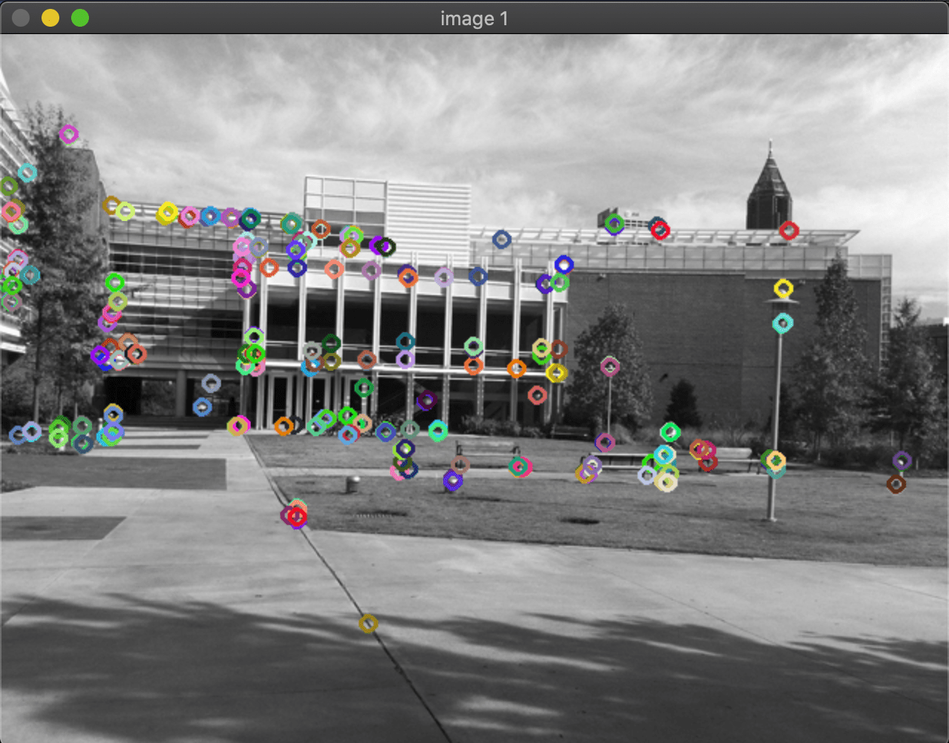
#> input picture PS4/image_gradient_and_Harris_corners/corner_simA-min.png, 949 x 743 px, shrunk from 1280 x 1002 before the run
$ python nms.py corner_simA-min.png
#> lines starting #> are read from the running program, lines starting #| are printed output that depends on the picture; after the words box and inside, x2 and y2 are one past the last pixel; in counts of white or black regions, pixels touching at a corner belong together
#> in main, img is the input picture: shape (743, 949, 3); mean B, G, R 127.9, 128.3, 128.4
### PS4/image_gradient_and_Harris_corners/ps12.py
import numpy as np
import cv2 as cv
import sys
from matplotlib import pyplot as plt
from mpl_toolkits.mplot3d import Axes3D
from matplotlib import cm
from matplotlib.ticker import LinearLocator, FormatStrFormatter

min_d = sys.maxsize
max_d  = -sys.maxsize -1


#function thresholds the image to values between 0 and 255
#input  :     image , maximum value in the image
#output :     thresholded image


# [5 lines left out: function threshold_image, not called in this run]


def wait():
    cv.waitKey(0)

#function to display the image
#input  :     string for the window , image to display
#output :     none

def display_image( description, img):
    cv.imshow(description, img)
    cv.waitKey(0)

def save_image(description,img):
    file_name =description + ".png"
    cv.imwrite(file_name, img)


#function to display 3d plot of the hough transform
#input  :     hough accumulator array
#output :     none


# [119 lines left out: functions plot_3d_graphs, detect_line_in_image, hough_transform, not called in this run]


    # hough_space array contains the values of the hough transform
    #plot_graphs_3d(hough_space,min_d,max_d)

### PS4/image_gradient_and_Harris_corners/nms.py
import numpy as np
import cv2 as cv
import sys
import ps12 as ps


#function to calculate the harris corners
#input      img and the window size
#output     corners image

def harris_Corners(img, window_size):
    """ Harris corners function takes the image and builds the R corner
    response image"""
#> called with window_size = 5
    smooth = cv.GaussianBlur(img,(3,3),0)
    gray = cv.cvtColor(smooth, cv.COLOR_BGR2GRAY)
    grad_x =  cv.Sobel(gray,-1,1,0,ksize = 3)
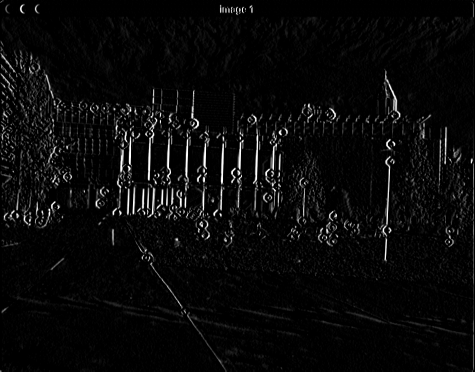
#> grad_x: shape (743, 949) (shown at 1/2 size); min 0, max 255, mean 9.8
    grad_y =  cv.Sobel(gray,-1,0,1,ksize = 3)
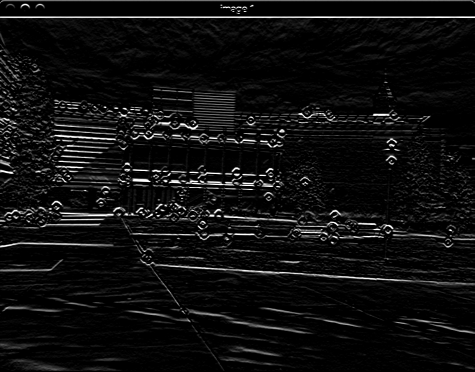
#> grad_y: shape (743, 949) (shown at 1/2 size); min 0, max 255, mean 15.3

    h,w = grad_x.shape
    corners = np.zeros((h,w), dtype = np.float64)
    grad_x = grad_x.astype(np.float64)
    grad_y = grad_y.astype(np.float64)

    grad_xx = grad_x**2
    grad_xx = cv.GaussianBlur(grad_xx,(3,3),0.5)
    grad_yy = grad_y**2
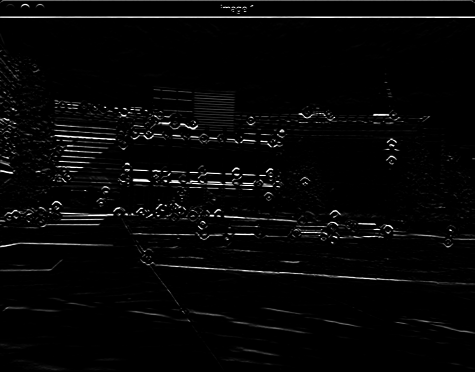
#> grad_yy: shape (743, 949) float64 (shown at 1/2 size); min 0, max 65025, mean 1757.8; drawn with min black and max white
    grad_yy = cv.GaussianBlur(grad_yy,(3,3),0.5)
    grad_xy = grad_x *grad_y
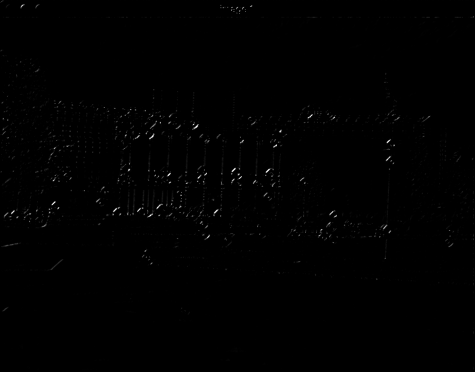
#> grad_xy: shape (743, 949) float64 (shown at 1/2 size); min 0, max 65025, mean 248.2; drawn with min black and max white
    grad_xy = cv.GaussianBlur(grad_xy, (3,3), 0.5)


    offset = int(window_size/2)
    for i in range(offset, h-offset):
        for j in range(offset, w-offset):
            temp1 = grad_xx[i-offset:i+offset+1, j-offset:j+offset+1]
            temp2 = grad_yy[i-offset:i+offset+1, j-offset:j+offset+1]
            temp3 = grad_xy[i-offset:i+offset+1, j-offset:j+offset+1]
            a = np.sum(temp1)
            b = np.sum(temp2)
            c= np.sum(temp3)
            det  = a*b - (c*c)
            trace = a+b
            R = det - 0.04*(trace**2)
            corners[i,j] = R
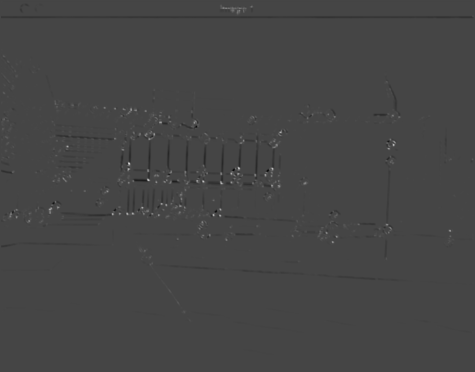
#> corners: shape (743, 949) float64 (shown at 1/2 size); min -1.38e+11, max 3.7e+11, mean -60006212.5; drawn with min black and max white

    return corners


def non_maximum_supression(corners, img):

    """ input is the harris corners image
     Non maximum suppression code to select spatially well distributed
    keypoints and here the algorithm is simple and easy to understand
    """

    harris = np.asarray(corners)
    threshold = 0.1*np.amax(corners)
#> threshold = 3.7e+10
    max_overlap =8; max_overlap**2; window = 8; offset =  window//2

    h,w = corners.shape

    corner_ptr = []
    pick = []
    for m in range(offset , h-offset, offset):
        for n in range(offset, w-offset, offset):
            #window extracted
            temp =  harris[m-offset:m+offset, n-offset:n+offset]
            a,b  = np.nonzero(temp > threshold )
            if (len(a) >0):
                temp3 = temp[a,b]
                list1 = np.ones((len(a), 3))

                supress = []
                list1[:, 0] = a; list1[:,1] = b; list1[:, 2] =temp3;

                ind = np.argsort( list1[:,2] ); list1 = list1[ind]
                list1[:,2] = list1[:,2]//list1[0,2];

                while(len(list1) > 0):
                    last = len(list1) - 1;
                    cor = np.copy(list1[last]);
                    i = list1[last]; cor[0]+=(m-offset); cor[1]+=(n-offset);
                    pick.append(cor)
                    supress= [last]
                    temp_list = np.copy(list1[0:last])
                    temp_list[:,0]-=i[0]
                    temp_list[:,0]**=2
                    temp_list[:,1]-=i[1]
                    temp_list[:,1]**=2
                    list2 = np.copy(temp_list[:,0]+ temp_list[:, 1])
                    pos = np.nonzero(list2 <= max_overlap)
                    list1 = np.delete(list1, supress, 0)

                    list1 = np.delete(list1,pos, 0);
#> after the loop, pick = 2543 items, first 6: [11, 442, 1], [11, 442, 1], [12, 442, 1], [15, 443, 1], [15, 447, 3], [15, 444, 1]

    key_points = np.ones((len(pick), 3))
#> key_points = 2543 rows, first 8: [1, 1, 1], [1, 1, 1], [1, 1, 1], [1, 1, 1], [1, 1, 1], [1, 1, 1], [1, 1, 1], [1, 1, 1]
    for i in range(len(pick)):
        key_points[i] = pick[i]
#> after the loop, key_points = 2543 rows, first 8: [11, 442, 1], [11, 442, 1], [12, 442, 1], [15, 443, 1], [15, 447, 3], [15, 444, 1], [12, 442, 1], [15, 447, 2]
    ind = np.argsort( key_points[:,2] ); key_points = key_points[ind]
#> after `ind = np.argsort(key_points[:, 2])`: ind = 2543 values, max 2542 at index 1613, min 0 at index 48, mean 1271
#> after `key_points = key_points[ind]`: key_points = 2543 rows, first 8: [16, 444, 1], [12, 442, 1], [15, 487, 1], [15, 483, 1], [15, 487, 1], [15, 490, 1], [15, 488, 1], [13, 502, 1]
    return key_points[0:500]


def main(argv):

    if(len(argv) < 1):
        print("not enough parameters\n")
        print("usage PS1-1.py <path to image>\n")
        return -1


    img = cv.imread(argv[0],cv.IMREAD_COLOR)
    if img is None:
        print("Error opening image\n")
        return -1
    corners = harris_Corners(img, 5)
    key_points = non_maximum_supression(corners, img)
#> key_points = 500 rows, first 8: [16, 444, 1], [12, 442, 1], [15, 487, 1], [15, 483, 1], [15, 487, 1], [15, 490, 1], [15, 488, 1], [13, 502, 1]
    for m in key_points:
        i = int(m[0]); j = int(m[1]);

        cv.circle(img, (j,i), 2,[0,0,255],2)
#> this loop made 500 passes
#> (m, i, j) on passes 1 to 3: ([16, 444, 1], 16, 444), ([12, 442, 1], 12, 442), ([15, 487, 1], 15, 487)
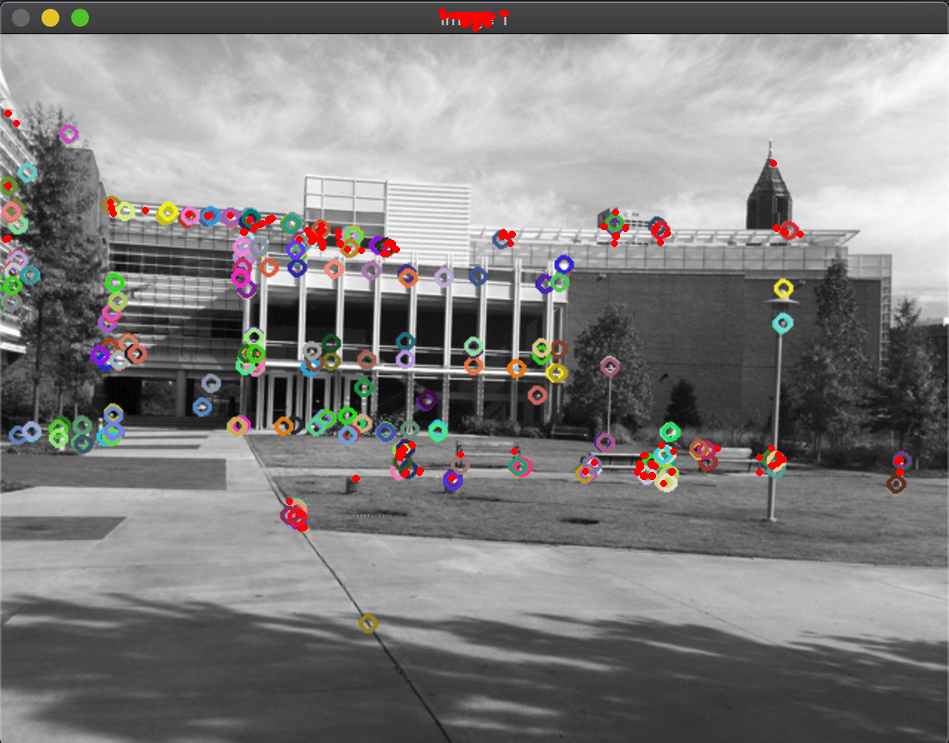
#> img: shape (743, 949, 3); 0.64% of pixels changed, all inside (x1, y1, x2, y2) = (2, 8, 904, 532)
    ps.display_image("after nms ", img)


# if someone import this module then this line makes sure that it does not Run
# on its own
if __name__ == "__main__":
    main(sys.argv[1:])

$ run again, on PS4/image_gradient_and_Harris_corners/corner_transA-min.png
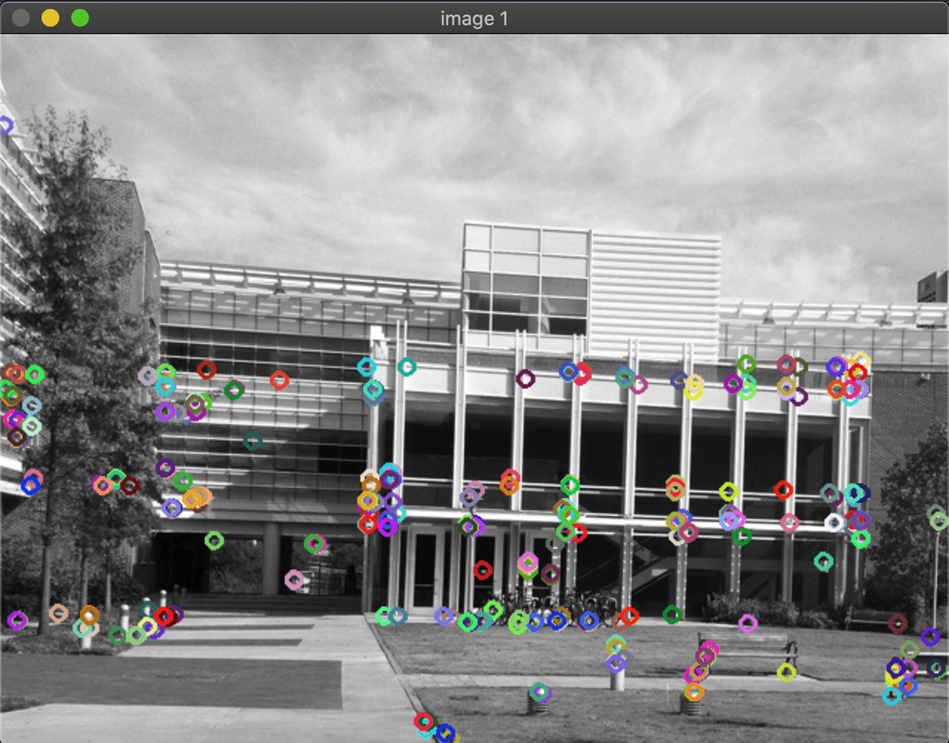
#> input picture PS4/image_gradient_and_Harris_corners/corner_transA-min.png, 949 x 743 px, shrunk from 1280 x 1002 before the run
#> in main, img is the input picture: shape (743, 949, 3); mean B, G, R 135.9, 135.9, 136.4
#> after the loop in harris_Corners, `for i in range(offset, h-offset):`:
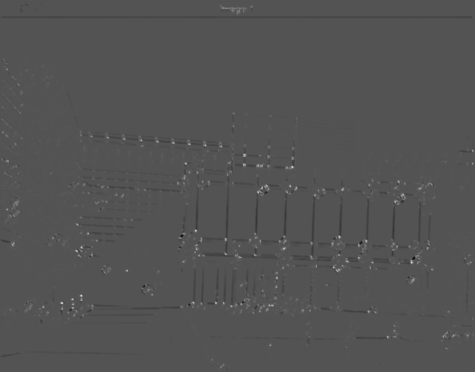
#> corners: shape (743, 949) float64 (shown at 1/2 size); min -1.87e+11, max 3.82e+11, mean -75493529.9; drawn with min black and max white
#> threshold = 3.82e+10
#> after the loop in non_maximum_supression, `for m in range(offset , h-offset, offset):`: pick = 4294 items, first 6: [11, 442, 1], [11, 442, 1], [15, 443, 1], [12, 442, 1], [15, 447, 3], [15, 444, 1]
#> ind = 4294 values, max 4293 at index 3412, min 0 at index 2529, mean 2146.5
#> key_points = 500 rows, first 8: [720, 423, 1], [719, 424, 1], [719, 424, 1], [720, 423, 1], [720, 424, 1], [720, 424, 1], [731, 443, 1], [731, 443, 1]
#> the loop in main, `for m in key_points:` made 500 passes
#> (m, i, j) on passes 1 to 3: ([720, 423, 1], 720, 423), ([719, 424, 1], 719, 424), ([719, 424, 1], 719, 424)
#> after the loop in main, `for m in key_points:`:
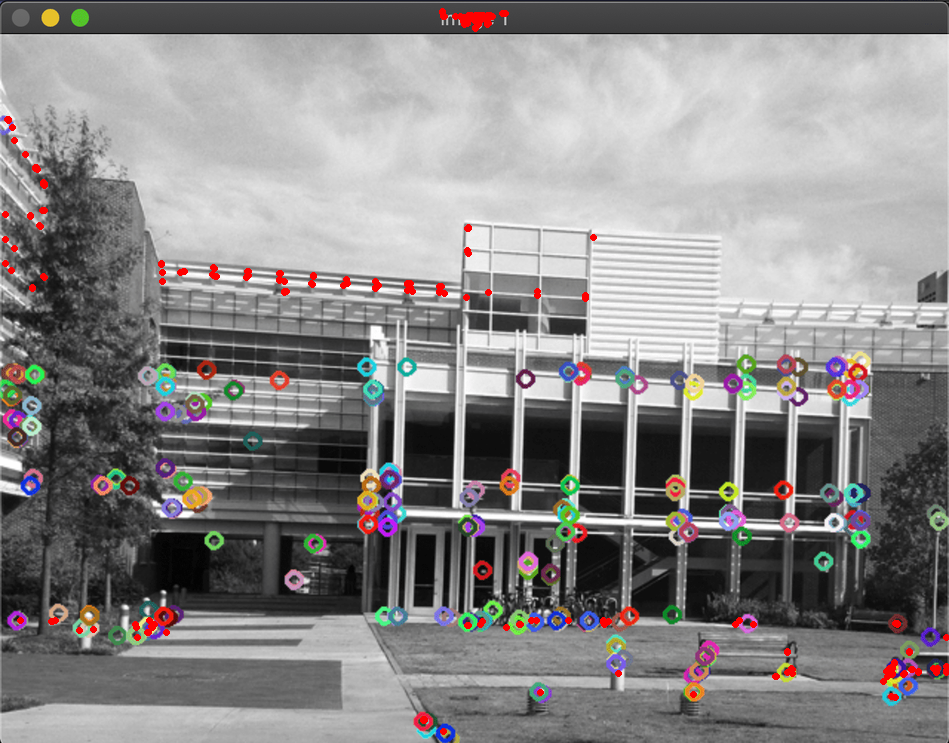
#> img: shape (743, 949, 3); 0.69% of pixels changed, all inside (x1, y1, x2, y2) = (2, 8, 949, 735)

$ run again, on PS4/image_gradient_and_Harris_corners/corner_transB-min.png
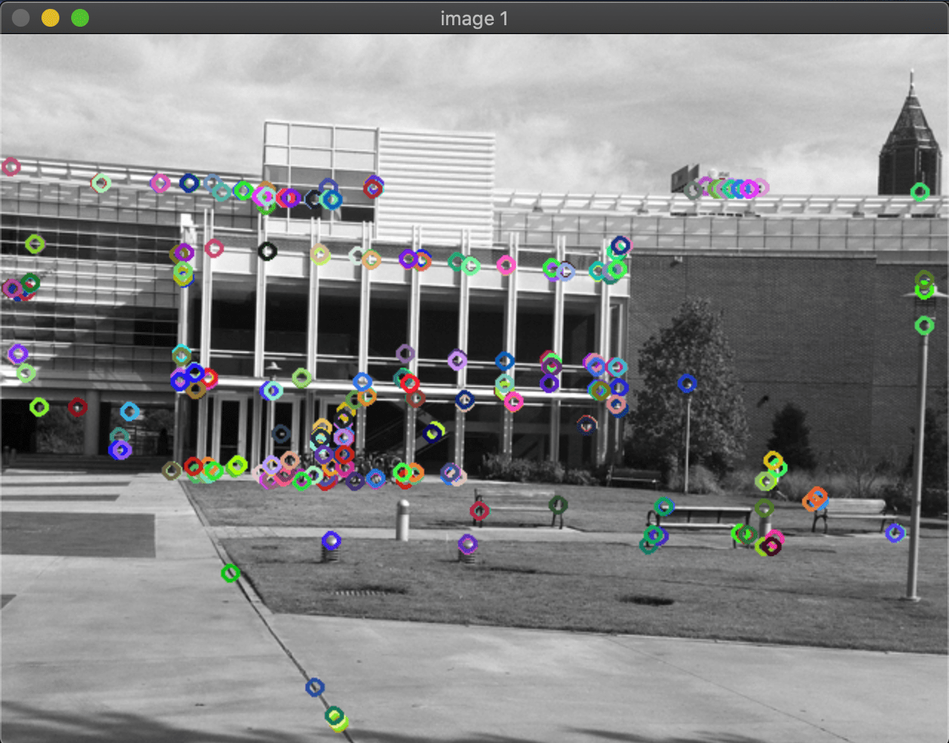
#> input picture PS4/image_gradient_and_Harris_corners/corner_transB-min.png, 949 x 743 px, shrunk from 1280 x 1002 before the run
#> in main, img is the input picture: shape (743, 949, 3); mean B, G, R 132.9, 132.6, 132.4
#> after the loop in harris_Corners, `for i in range(offset, h-offset):`:
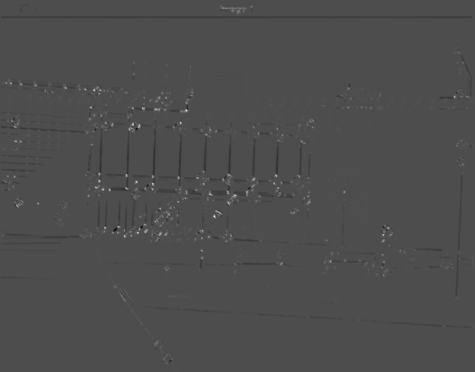
#> corners: shape (743, 949) float64 (shown at 1/2 size); min -1.65e+11, max 3.74e+11, mean -148351046.6; drawn with min black and max white
#> threshold = 3.74e+10
#> after the loop in non_maximum_supression, `for m in range(offset , h-offset, offset):`: pick = 3765 items, first 6: [11, 442, 1], [11, 442, 1], [12, 442, 1], [15, 443, 1], [15, 447, 3], [15, 444, 1]
#> ind = 3765 values, max 3764 at index 60, min 0 at index 2228, mean 1882
#> key_points = 500 rows, first 8: [16, 444, 1], [695, 319, 1], [695, 320, 1], [695, 320, 1], [695, 319, 1], [695, 320, 1], [695, 320, 1], [696, 319, 1]
#> the loop in main, `for m in key_points:` made 500 passes
#> (m, i, j) on passes 1 to 3: ([16, 444, 1], 16, 444), ([695, 319, 1], 695, 319), ([695, 320, 1], 695, 320)
#> after the loop in main, `for m in key_points:`:
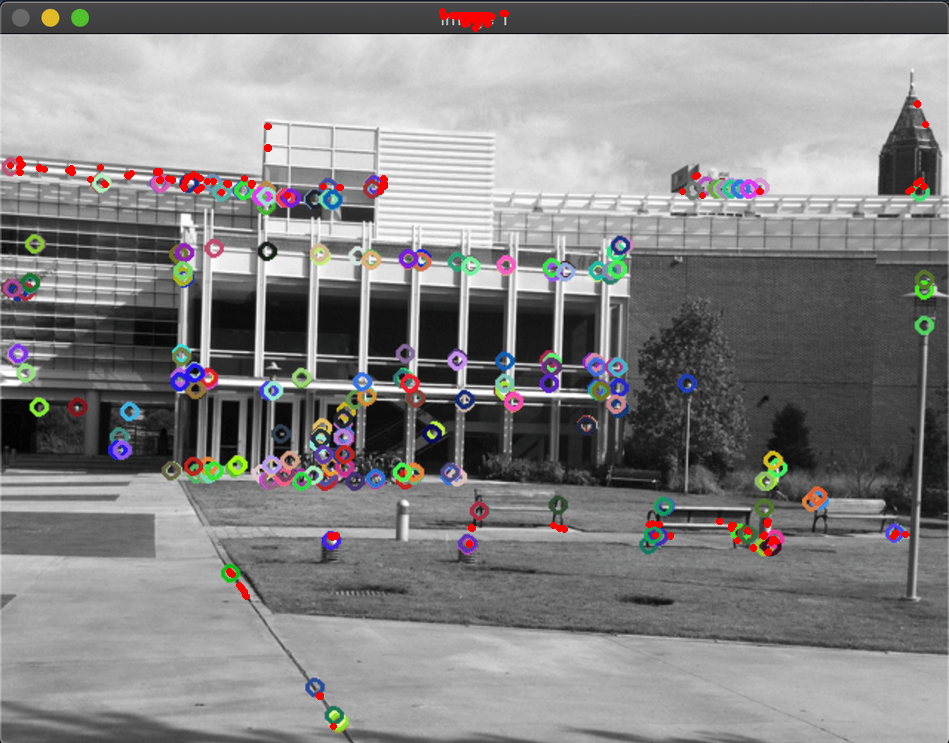
#> img: shape (743, 949, 3); 0.58% of pixels changed, all inside (x1, y1, x2, y2) = (7, 8, 929, 730)
